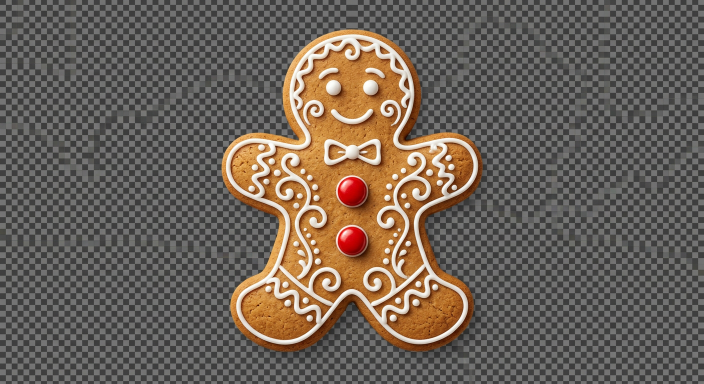
#> input picture assets-src/stickers/winter/gingerbread.png, 1408 x 768 px (shown at 1/2 size); its folder holds only this picture in this run
$ python cutout.py
#> lines starting #> are read from the running program, lines starting #| are printed output that depends on the picture; after the words box and inside, x2 and y2 are one past the last pixel; in counts of white or black regions, pixels touching at a corner belong together
"""Sticker intake: raw generated images -> clean transparent WebPs + manifest.

Reads   assets-src/stickers/<set>/*.png   (raw images straight from the image model)
Writes  public/assets/stickers/<set>/*.webp (1024x1024 RGBA, subject centred)
        public/assets/stickers/<set>/manifest.json

Image models often fake transparency (a painted checkerboard) or use a dark or
grey backdrop. Each image is cut out by one of two modes:

  flood  (default) background = pixels connected to the border whose lightness
         and saturation fall inside the range sampled from the border. Interior
         whites (snow, icing) survive because they never touch the border.
  glow   for luminous subjects on dark ground (sparkles): alpha from lightness.

Usage: python3 scripts/stickers/cutout.py [set]     (default set: winter)
Requires: numpy, Pillow.
"""

from __future__ import annotations

import json
import sys
from pathlib import Path

import numpy as np
from PIL import Image

ROOT = Path(__file__).resolve().parents[2]
OUT_SIZE = 1024
PAD = 0.06  # empty margin around the subject, as a fraction of the canvas
BORDER = 8  # px ring sampled for the background model
SPECK_RADIUS = 5  # erosion radius that drops isolated dots before regrowing

# id -> (Chinese label, material, cut-out mode). Material drives the shader
# preset: paint = glossy impasto, foil = metallic gold, pearl = iridescent white.
CATALOGUE: dict[str, tuple[str, str, str]] = {
    "star-gold": ("金色星星", "foil", "flood"),
    "sparkles": ("闪光", "foil", "glow"),
    "bell": ("铃铛", "foil", "flood"),
    "moon": ("弯月", "foil", "flood"),
    "snowflake": ("雪花", "pearl", "flood"),
    "cloud": ("云朵", "pearl", "flood"),
    "holly": ("冬青", "paint", "flood"),
    "pine-tree": ("小松树", "paint", "flood"),
    "gift": ("礼物", "paint", "flood"),
    "bow": ("蝴蝶结", "paint", "flood"),
    "gingerbread": ("姜饼人", "paint", "flood"),
    "stocking": ("圣诞袜", "paint", "flood"),
}


def lightness_saturation(rgb: np.ndarray) -> tuple[np.ndarray, np.ndarray]:
    mx = rgb.max(axis=2)
    mn = rgb.min(axis=2)
    sat = np.where(mx > 0, (mx - mn) / np.maximum(mx, 1e-6), 0.0)
    lum = rgb @ np.array([0.299, 0.587, 0.114])
    return lum, sat


def shift_or(mask: np.ndarray) -> np.ndarray:
    """4-neighbour binary dilation."""
    out = mask.copy()
    out[1:, :] |= mask[:-1, :]
    out[:-1, :] |= mask[1:, :]
    out[:, 1:] |= mask[:, :-1]
    out[:, :-1] |= mask[:, 1:]
    return out


def reconstruct(seed: np.ndarray, limit: np.ndarray) -> np.ndarray:
    """Grow `seed` inside `limit` until stable (geodesic reconstruction)."""
    current = seed & limit
    while True:
        grown = shift_or(current) & limit
        if np.array_equal(grown, current):
            return current
        current = grown


def erode(mask: np.ndarray, radius: int) -> np.ndarray:
    out = mask.copy()
    for _ in range(radius):
        inner = out.copy()
        inner[1:, :] &= out[:-1, :]
        inner[:-1, :] &= out[1:, :]
        inner[:, 1:] &= out[:, :-1]
        inner[:, :-1] &= out[:, 1:]
        out = inner
    return out


def box_blur(a: np.ndarray, passes: int = 2) -> np.ndarray:
    out = a.astype(np.float64)
    for _ in range(passes):
        p = np.pad(out, 1, mode="edge")
        out = sum(p[dy : dy + out.shape[0], dx : dx + out.shape[1]] for dy in range(3) for dx in range(3)) / 9
    return out


def border_ring(a: np.ndarray) -> np.ndarray:
    return np.concatenate(
        [a[:BORDER].ravel(), a[-BORDER:].ravel(), a[:, :BORDER].ravel(), a[:, -BORDER:].ravel()]
    )


def alpha_flood(rgb: np.ndarray) -> np.ndarray:
    lum, sat = lightness_saturation(rgb)
    ring_l, ring_s = border_ring(lum), border_ring(sat)
    lo, hi = np.percentile(ring_l, 1) - 10, np.percentile(ring_l, 99) + 12
    sat_max = np.percentile(ring_s, 99) + 0.06
    candidate = (lum >= lo) & (lum <= hi) & (sat <= sat_max)

    seed = np.zeros_like(candidate)
    seed[0, :] = seed[-1, :] = seed[:, 0] = seed[:, -1] = True
    background = reconstruct(seed, candidate)

    # Also clear large enclosed backdrop holes (e.g. inside a ribbon loop),
    # keeping tighter colour tolerance so painted grey details stay untouched.
    hole_lo, hole_hi = np.percentile(ring_l, 1) - 8, np.percentile(ring_l, 99) + 8
    hole_cand = (lum >= hole_lo) & (lum <= hole_hi) & (sat <= np.percentile(ring_s, 99) + 0.04) & ~background
    hole_core = erode(hole_cand, max(SPECK_RADIUS + 3, min(rgb.shape[:2]) // 360))
    if hole_core.any():
        background |= reconstruct(hole_core, candidate & ~background)

    subject = ~background
    # Drop specks (painted dust, stray dots) but keep thin parts of the
    # main shape: erode to the solid core, then regrow inside the subject.
    core = erode(subject, SPECK_RADIUS)
    if core.any():
        subject = reconstruct(core, subject)
    # Shave the 1 px fringe that still carries backdrop colour, then soften.
    subject = erode(subject, 1)
    return np.clip(box_blur(subject, 2), 0, 1)


def alpha_glow(rgb: np.ndarray) -> tuple[np.ndarray, np.ndarray]:
    lum, _ = lightness_saturation(rgb)
    floor = np.percentile(border_ring(lum), 99) + 10
    t = np.clip((lum - floor) / max(1.0, 255 - floor), 0, 1)
    alpha = t * t * (3 - 2 * t)
    # Un-premultiply against black so glowing halos stay luminous on light paper.
    safe_a = np.maximum(alpha[..., None], 1e-3)
    unpremul = np.where(alpha[..., None] > 0.02, np.clip(rgb / safe_a, 0, 255), 0)
    return unpremul, alpha


def fit_square(rgba: np.ndarray) -> Image.Image:
    alpha = rgba[..., 3]
    ys, xs = np.nonzero(alpha > 8)
    if len(xs) == 0:
        raise ValueError("cut-out removed everything: check the background")
    crop = Image.fromarray(rgba[ys.min() : ys.max() + 1, xs.min() : xs.max() + 1])
    inner = int(OUT_SIZE * (1 - 2 * PAD))
    scale = inner / max(crop.width, crop.height)
    crop = crop.resize((max(1, round(crop.width * scale)), max(1, round(crop.height * scale))), Image.LANCZOS)
    canvas = Image.new("RGBA", (OUT_SIZE, OUT_SIZE), (0, 0, 0, 0))
    canvas.paste(crop, ((OUT_SIZE - crop.width) // 2, (OUT_SIZE - crop.height) // 2))
    return canvas


def process(src: Path, mode: str) -> Image.Image:
    img = Image.open(src).convert("RGBA")
    rgba = np.asarray(img).astype(np.float64)
    rgb = rgba[..., :3]
    if rgba[..., 3].min() < 250:  # already truly transparent: keep it
        alpha = rgba[..., 3] / 255
    elif mode == "glow":
        rgb, alpha = alpha_glow(rgb)
    else:
        alpha = alpha_flood(rgb)
    out = np.dstack([rgb, alpha * 255]).round().clip(0, 255).astype(np.uint8)
    return fit_square(out)


def main() -> int:
    sticker_set = sys.argv[1] if len(sys.argv) > 1 else "winter"
    src_dir = ROOT / "assets-src" / "stickers" / sticker_set
    out_dir = ROOT / "public" / "assets" / "stickers" / sticker_set
    if not src_dir.is_dir():
        print(f"no source folder: {src_dir}", file=sys.stderr)
        return 1
    out_dir.mkdir(parents=True, exist_ok=True)

    entries = []
    for src in sorted(src_dir.glob("*.png")):
        sid = src.stem
        if sid not in CATALOGUE:
            print(f"skip {src.name}: not in CATALOGUE (add it with a label and material)", file=sys.stderr)
            continue
        label, material, mode = CATALOGUE[sid]
        try:
            process(src, mode).save(out_dir / f"{sid}.webp", quality=90, alpha_quality=100, method=6)
#> in lightness_saturation, `lum = rgb @ np.array([0.299, 0.587, 0.114])`:
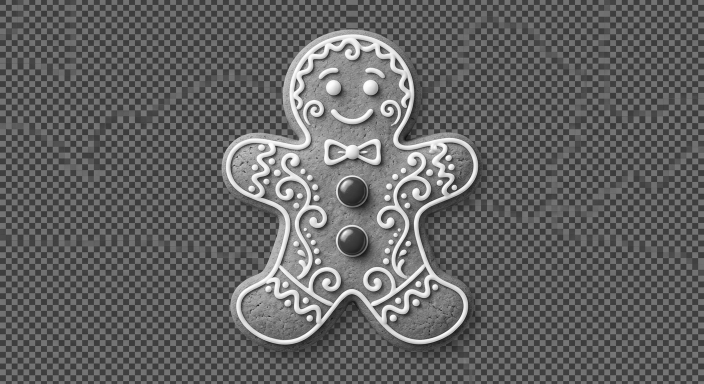
#> lum: shape (768, 1408) float64 (shown at 1/2 size); min 12.5, max 255, mean 100.1
#> in alpha_flood, `lo, hi = np.percentile(ring_l, 1) - 10, np.percentile(ring_l, 99) + 12`: lo = 48.89; hi = 131
#> in alpha_flood, `sat_max = np.percentile(ring_s, 99) + 0.06`: sat_max = 0.12
#> in alpha_flood, `candidate = (lum >= lo) & (lum <= hi) & (sat <= sat_max)`:
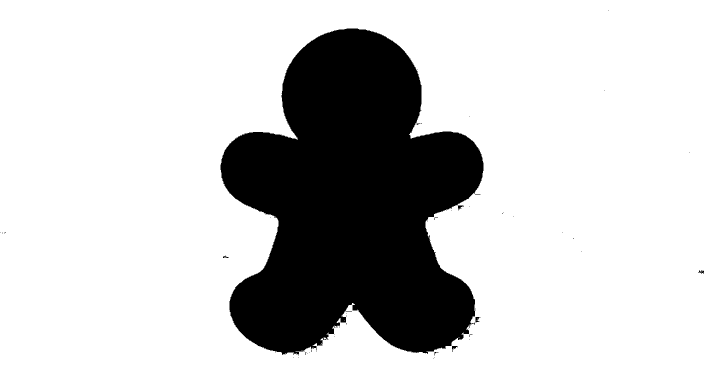
#> candidate: shape (768, 1408) bool (shown at 1/2 size); 78.8% white; 62 black regions (56 under 20 px), largest, box (x1, y1, x2, y2) and area: (441, 57, 967, 711) 228617, (951, 634, 961, 645) 62, (904, 692, 915, 703) 55, (915, 411, 927, 420) 54, (1397, 541, 1408, 548) 43, (446, 511, 457, 516) 27
#> in reconstruct, `current = seed & limit`:
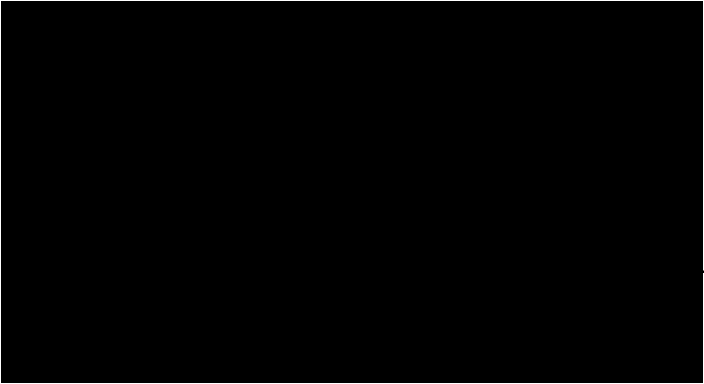
#> current: shape (768, 1408) bool (shown at 1/2 size); 0.4% white in thin lines or dots
#> after the loop in reconstruct, `while True:`: current: shape (768, 1408) bool; 78.8% white; 62 black regions (56 under 20 px), largest, box (x1, y1, x2, y2) and area: (441, 57, 967, 711) 228634, (951, 634, 961, 645) 64, (904, 692, 915, 703) 56, (915, 411, 927, 420) 54, (1397, 541, 1408, 548) 49, (446, 511, 457, 516) 27
#> in alpha_flood, `background = reconstruct(seed, candidate)`: seed: shape (768, 1408) bool; 0.4% white in thin lines or dots
#> in alpha_flood, `hole_lo, hole_hi = np.percentile(ring_l, 1) - 8, np.percentile(ring_l,..`: hole_lo = 50.89; hole_hi = 127
#> in alpha_flood, `hole_cand = (lum >= hole_lo) & (lum <= hole_hi) & (sat <= np.percentil..`: hole_cand: shape (768, 1408) bool; every value is 0
#> call 2 of erode, with radius = 5
#> after the loop in erode (call 2), `for _ in range(radius):`:
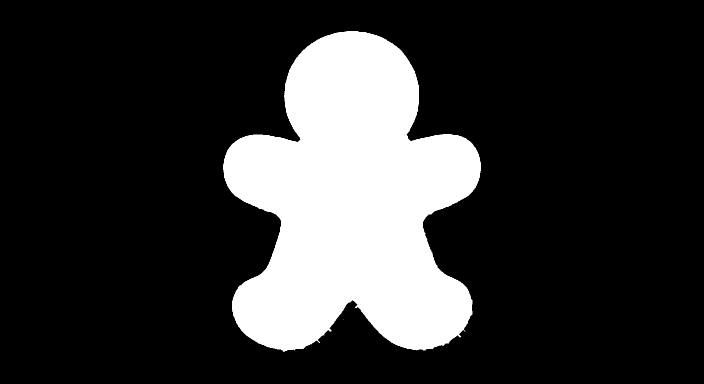
#> inner: shape (768, 1408) bool (shown at 1/2 size); 20.1% white; 2 white regions (1 under 20 px), largest, box (x1, y1, x2, y2) and area: (446, 62, 962, 704) 216907
#> after the loop in reconstruct, `while True:`: current: shape (768, 1408) bool; 21.1% white; 1 white region, box (x1, y1, x2, y2) and area: (441, 57, 967, 711) 228625
#> in box_blur, `out = a.astype(np.float64)`: out: shape (768, 1408) float64; values 0 (black) and 1 (white), 20.9% white; 2 white regions (1 under 20 px), largest, box (x1, y1, x2, y2) and area: (442, 58, 966, 708) 226079
#> in process, `out = np.dstack([rgb, alpha * 255]).round().clip(0, 255).astype(np.uin..`:
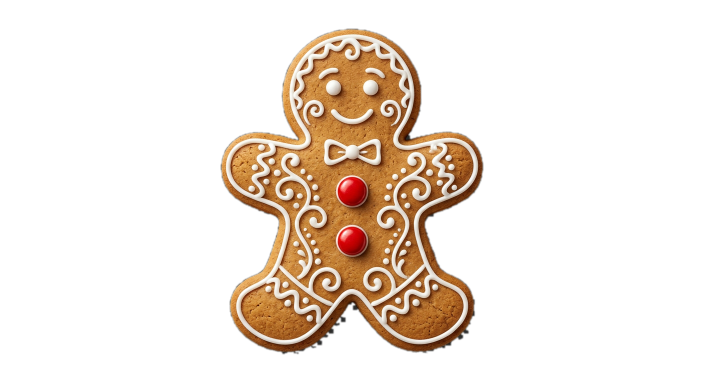
#> out: shape (768, 1408, 4) (shown at 1/2 size); mean R, G, B, A 108.6, 98, 88.4, 53.3; transparent parts drawn white
#> in fit_square, `crop = crop.resize((max(1, round(crop.width * scale)), max(1, round(cr..`:
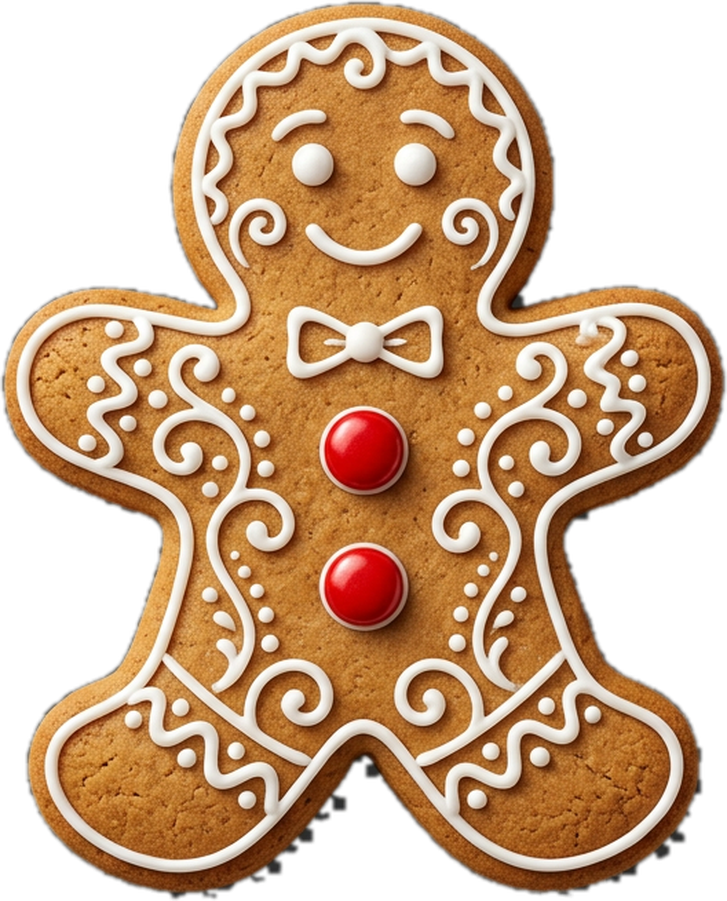
#> crop: PIL image 727x901 RGBA; mean R, G, B, A 122.8, 90, 60.9, 167; transparent parts drawn white
#> in fit_square, `canvas = Image.new("RGBA", (OUT_SIZE, OUT_SIZE), (0, 0, 0, 0))`: canvas: PIL image 1024x1024 RGBA; every value is 0
#> in fit_square, `canvas.paste(crop, ((OUT_SIZE - crop.width) // 2, (OUT_SIZE - crop.hei..`:
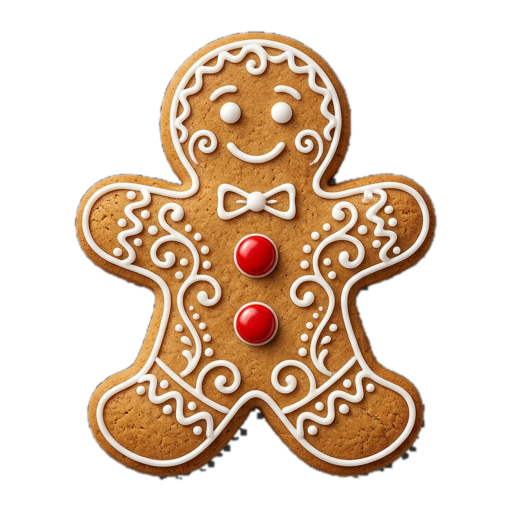
#> canvas: PIL image 1024x1024 RGBA (shown at 1/2 size); mean R, G, B, A 76.7, 56.2, 38, 104.3; transparent parts drawn white
        except (OSError, ValueError) as err:
            print(f"failed {src.name}: {err}", file=sys.stderr)
            continue
        entries.append({"id": sid, "label": label, "material": material, "src": f"/assets/stickers/{sticker_set}/{sid}.webp"})
        print(f"ok   {src.name} -> {sid}.webp ({material}, {mode})")

    order = list(CATALOGUE)
    entries.sort(key=lambda e: order.index(e["id"]))
    manifest = {"set": sticker_set, "stickers": entries}
    (out_dir / "manifest.json").write_text(json.dumps(manifest, ensure_ascii=False, indent=2) + "\n", encoding="utf-8")
    print(f"manifest: {len(entries)} stickers")
    return 0


if __name__ == "__main__":
    sys.exit(main())
#> (the program exits here)
